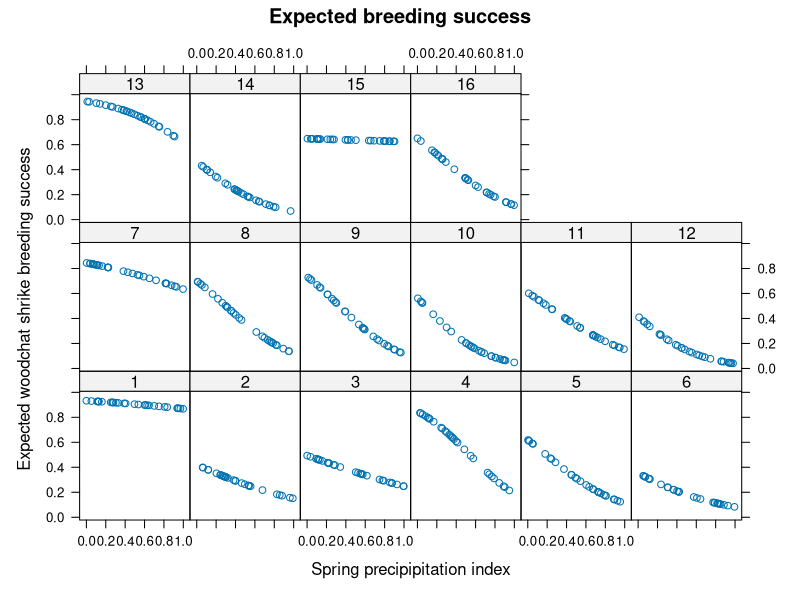
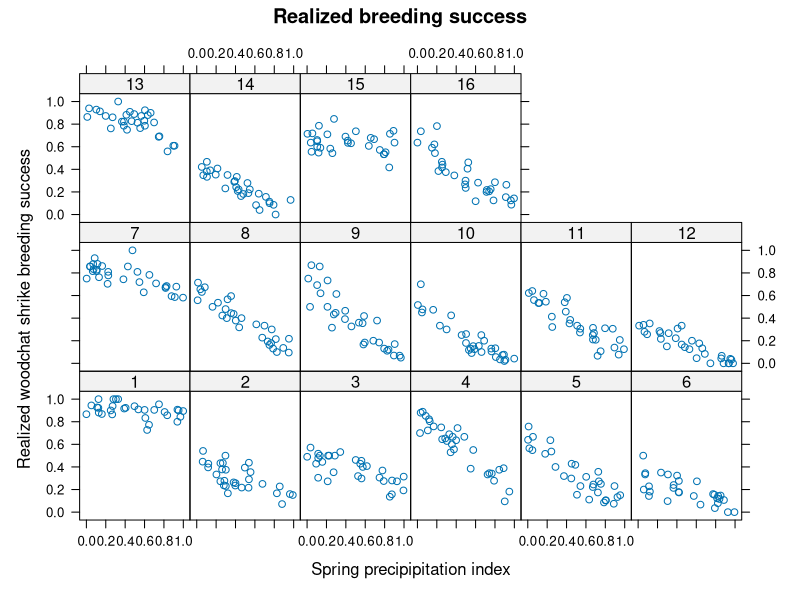

These figures' R source, in order:
## ---- chunk 1
N <- 50
p.cr <- 13/50 # avg prob of finding
p.ch <- 29/50 # avg prob of finding

C.cr <- rbinom(1, 50, prob = p.cr) # add binomial noise
C.ch <- rbinom(1, 50, prob = p.ch) # add binomial noise
C <- c(C.cr, C.ch)
species <- factor(c(0,1), labels = c("Cross-leaved", "Chiltern"))
## ---- chunk 2
summary(glm(cbind(C, N-C) ~ species, family = "binomial"))
predict(glm(cbind(C, N-C) ~ species, family = "binomial"), type = "response")
## ---- chunk 3
n.groups <- 16
n.years <- 30
n <- n.groups * n.years
pop <- gl(n = n.groups, k = n.years)
## ---- chunk 4
precip <- runif(n, 0, 1)
## ---- chunk 5
N <- round(runif(n, 10, 50))
## ---- chunk 6
Xmat <- model.matrix(~pop*precip-1-precip)
## ---- chunk 7
intercept.mean <- 1			# Select hyperparams
intercept.sd <- 1
slope.mean <- -2
slope.sd <- 1
intercept.effects<-rnorm(n = n.groups, mean = intercept.mean, sd = intercept.sd)
slope.effects <- rnorm(n = n.groups, mean = slope.mean, sd = slope.sd)
all.effects <- c(intercept.effects, slope.effects) # Put them all together
## ---- chunk 8
lin.pred <- Xmat %*% all.effects	# Value of lin.predictor
exp.p <- exp(lin.pred) / (1 + exp(lin.pred)) # Expected proportion

library("lattice")
xyplot(exp.p ~ precip | pop, ylab = "Expected woodchat shrike breeding success ",
xlab = "Spring precipipitation index", main = "Expected breeding success")
## ---- chunk 9
C <- rbinom(n = n, size = N, prob = exp.p) # Add binomial variation
xyplot(C/N ~ precip | pop, ylab = "Realized woodchat shrike breeding success ", 
xlab = "Spring precipipitation index", main = "Realized breeding success")
## ---- chunk 10
library('lme4')
glmm.fit <- glmer(cbind(C, N-C) ~ precip + (1 | pop) + ( 0+ precip | pop), family = binomial)
summary(glmm.fit)
